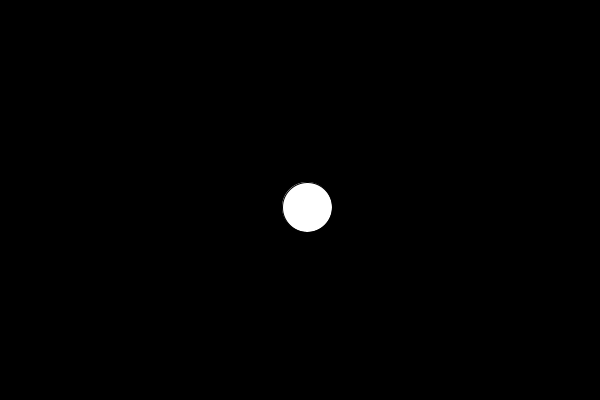
Frame 1 (no input)
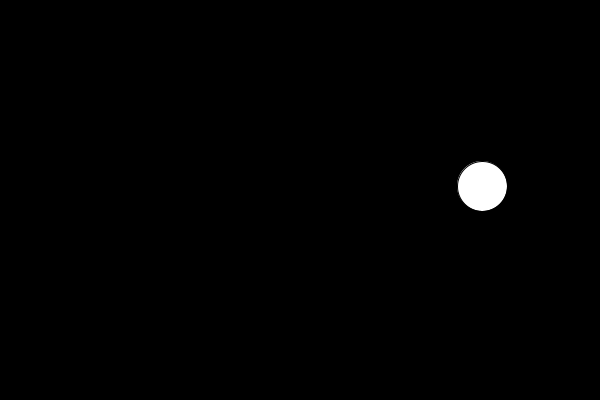
Frame 60 (the mouse pressed at the canvas centre just before this capture)
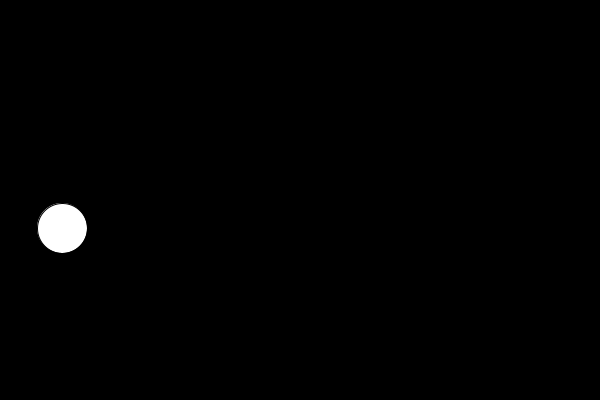
Frame 120 (the mouse held since frame 60 and released just before this capture)

The Processing sketch that drew these frames (run headless with seeded random() and noise(); from frame 60 on, the mouse is pressed at the canvas centre):

// Processing sketch: sketch_171113e_singleBallSimple
// ── sketch_171113e_singleBallSimple.pde

int ellipsewidth;
int ellipseheight; //declare
float x, y;
float xspeed,yspeed;
void setup() {
  ellipseheight = 50; //initialize
  ellipsewidth = 50;
 
  x = 300;
  y = 200;
  xspeed = 7;
  yspeed = 7;
  size(600, 400);
}


void draw() {
  //fill(0,25);
  //rect(0,0,width,height);
  // if x gets upto 600, then go back to 300

  background(0);

  

  x = x + xspeed;// x <- x + 5
  y += yspeed;//y = y + yspeed
  if( x > width || x < 0)  xspeed = -xspeed;
  //if( x < 0) xspeed = -xspeed;
  if( y > height || y < 0) yspeed *= -1.0; // yspeed = yspeed * -1;
  
  
  //y = y + 1;
  fill(255);
  ellipse(x, y, ellipsewidth, ellipseheight);
  //ellipse(x + 50,y + 50, ellipsewidth,ellipseheight);
}
